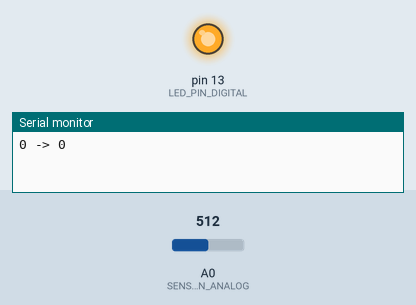
Bench run of a sketch on a simulated Arduino Uno, built with avr-gcc and run on an emulated ATmega328P. On the bench: output pins drawn as LEDs (lit = HIGH), the last lines printed to the serial monitor. Inputs (shaded band) come from the test bench; at power-on: A0 (SENSOR_PIN_ANALOG) = 512.

Above: at 1.2 s.
1.3 s: A0 (SENSOR_PIN_ANALOG) set to 55
2.8 s: A0 (SENSOR_PIN_ANALOG) set to 47
At 3.8 s:
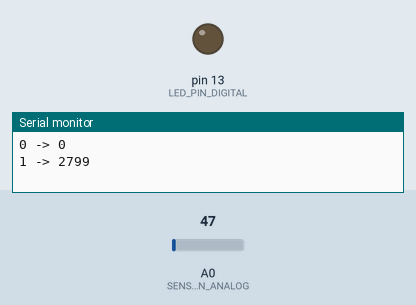
4.3 s: A0 (SENSOR_PIN_ANALOG) set to 122
At 5.0 s:
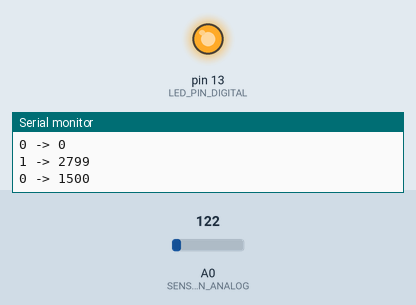
5.8 s: A0 (SENSOR_PIN_ANALOG) set to 40
At 6.1 s:
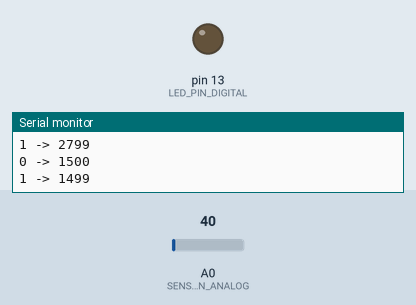
Timing chart, 0 to 8.3 s (numbered marks = the images above; inputs shaded):
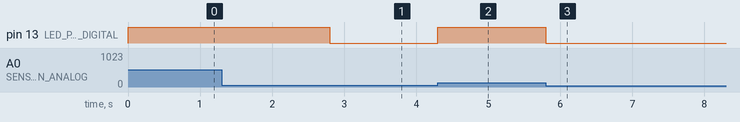

Measured:
- the behaviour switches between 51 and 50 on A0 (SENSOR_PIN_ANALOG) (found by bisection; images 0 and 1)
- after the input at 1.3 s, every drawn part: stays the same
- after the input at 2.8 s, pin 13 (LED_PIN_DIGITAL): HIGH → LOW at once
- after the input at 4.3 s, pin 13 (LED_PIN_DIGITAL): LOW → HIGH at once
- after the input at 5.8 s, pin 13 (LED_PIN_DIGITAL): HIGH → LOW at once

The sketch:

pulsePrinter.ino
```cpp
/*****************************/
/******* Pulse printer *******/
/*****************************/
#define ON 1
#define OFF 0
#define SENSOR_PIN_ANALOG A0
#define LED_PIN_DIGITAL 13

int value = OFF;
int pulse = value;
unsigned long startOff = 0;
unsigned long startOn = 0;

void setup() {
  pinMode(LED_PIN_DIGITAL, OUTPUT);
  Serial.begin(9600);
}

void loop() {
  value = analogToDigital(analogRead(SENSOR_PIN_ANALOG));
  if (value == ON) {
    if (pulse == OFF) {
      pulse = ON;
      startOn = millis();
      printPulseTime(OFF, startOn - startOff);
      digitalWrite(LED_PIN_DIGITAL, ON);
    }
  }
  else if (pulse == ON) {
    pulse = OFF;
    startOff = millis();
    printPulseTime(ON, startOff - startOn);
    digitalWrite(LED_PIN_DIGITAL, OFF);
  }
}

int analogToDigital(int analogValue) {
  return analogValue > 50
    ? HIGH
    : LOW;
}

void printPulseTime(int value, int milliseconds) {
  Serial.print(value);
  Serial.print(" -> ");
  Serial.println(milliseconds);
}
```
